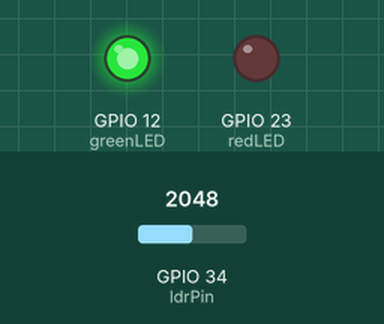
Bench run of a sketch on a simulated ESP32. Parts: output pins drawn as LEDs (lit = HIGH). Inputs (shaded band) come from the test bench; at power-on: GPIO 34 (ldrPin) = 2048. WiFi joins after 1.5 s; servers stay silent unless stated; uploads are accepted with an empty reply; what the sketch prints to the serial monitor is not drawn.

Above: at 2.7 s.
2.8 s: GPIO 34 (ldrPin) set to 548
4.7 s: GPIO 34 (ldrPin) set to 476
At 5.9 s:
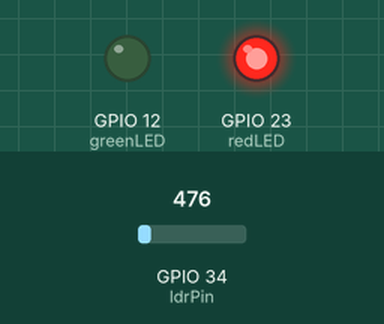
6.2 s: GPIO 34 (ldrPin) set to 540
At 7.2 s:
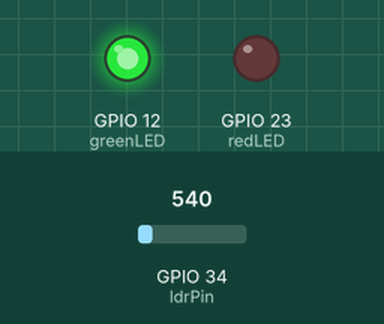
7.7 s: GPIO 34 (ldrPin) set to 491
At 8.3 s:
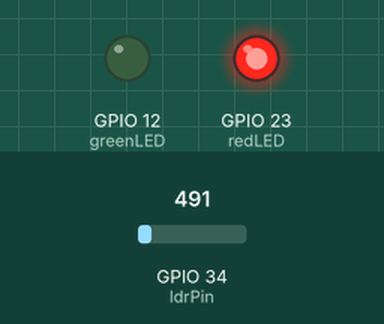
Timing chart, 0 to 10.2 s (numbered marks = the images above; inputs shaded):
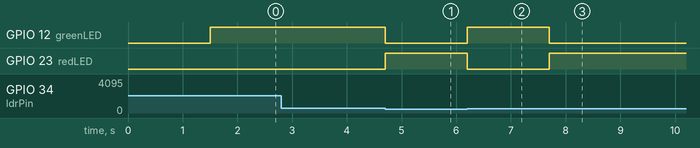

The sketch:

LDR.ino
```cpp
// ================= ESP32 LDR SENSOR =================
// Sends LDR value + status to Flask /ldr_sensor
// Device: fanelo_esp | User: 218541309@edu.vut.ac.za

#include <WiFi.h>
#include <HTTPClient.h>

// ---------------- WIFI ----------------
const char* ssid     = "A67C";
const char* password = "ga_group7";

// Static IP so the server always knows where to reach this ESP
IPAddress local_IP(10, 192, 156, 65);
IPAddress gateway(10, 192, 156, 61);
IPAddress subnet(255, 255, 255, 0);


// ---------------- FLASK ----------------
const char* serverURL = "http://10.227.19.84:5000/ldr_sensor";

// ---------------- PINS ----------------
const int ldrPin    = 34;
const int redLED    = 23;
const int greenLED  = 12;

// ---------------- CONFIG ----------------
const int    threshold       = 500;
const String DEVICE_ID       = "fanelo_esp";   // FIX: was "maambele_esp"
const unsigned long INTERVAL = 3000;           // ms between readings

unsigned long lastSend = 0;

// ─────────────────────────────────────────────────────────────────────────────
void setup() {
  Serial.begin(115200);
  pinMode(redLED,   OUTPUT);
  pinMode(greenLED, OUTPUT);

  // Turn both LEDs off at boot
  digitalWrite(redLED,   LOW);
  digitalWrite(greenLED, LOW);

  if (!WiFi.config(local_IP, gateway, subnet)) {
    Serial.println("Static IP config failed");
  }

  WiFi.begin(ssid, password);
  Serial.print("Connecting to WiFi");
  while (WiFi.status() != WL_CONNECTED) {
    delay(500);
    Serial.print(".");
  }
  Serial.println("\nWiFi Connected");
  Serial.print("IP: ");
  Serial.println(WiFi.localIP());
}

// ─────────────────────────────────────────────────────────────────────────────
void sendToFlask(int ldrValue, const String& lightState) {
  if (WiFi.status() != WL_CONNECTED) {
    Serial.println("WiFi down — skipping send");
    return;
  }

  HTTPClient http;
  http.begin(serverURL);
  http.addHeader("Content-Type", "application/json");
  http.setTimeout(3000);

  // JSON structure Flask /ldr_sensor expects
  String json = "{";
  json += "\"device_id\":\"" + DEVICE_ID + "\",";
  json += "\"readings\":{";
  json += "\"type\":\"light\",";
  json += "\"value\":"  + String(ldrValue) + ",";
  json += "\"event\":\"" + lightState + "\"";
  json += "}}";

  int code = http.POST(json);
  Serial.print("Server response: ");
  Serial.println(code);
  if (code < 0) Serial.println(http.errorToString(code));
  http.end();
}

// ─────────────────────────────────────────────────────────────────────────────
void loop() {
  int ldrValue = analogRead(ldrPin);
  String lightState;

  if (ldrValue >= threshold) {
    digitalWrite(greenLED, HIGH);
    digitalWrite(redLED,   LOW);
    lightState = "bright";
  } else if(ldrValue <= threshold) {
    digitalWrite(redLED,   HIGH);
    digitalWrite(greenLED, LOW);
    lightState = "dark";
  }

  Serial.printf("LDR: %d  |  State: %s\n", ldrValue, lightState.c_str());
  Serial.println(analogRead(ldrPin));

  unsigned long now = millis();
  if (now - lastSend >= INTERVAL) {
    lastSend = now;
    sendToFlask(ldrValue, lightState);
  }
}
```

Measured:
- the behaviour switches between 500 and 499 on GPIO 34 (ldrPin) (found by bisection; images 0 and 1)
- after the input at 4.7 s, GPIO 12 (greenLED): HIGH → LOW at once; GPIO 23 (redLED): LOW → HIGH at once
- after the input at 6.2 s, GPIO 12 (greenLED): LOW → HIGH at once; GPIO 23 (redLED): HIGH → LOW at once
- after the input at 7.7 s, GPIO 12 (greenLED): HIGH → LOW at once; GPIO 23 (redLED): LOW → HIGH at once
